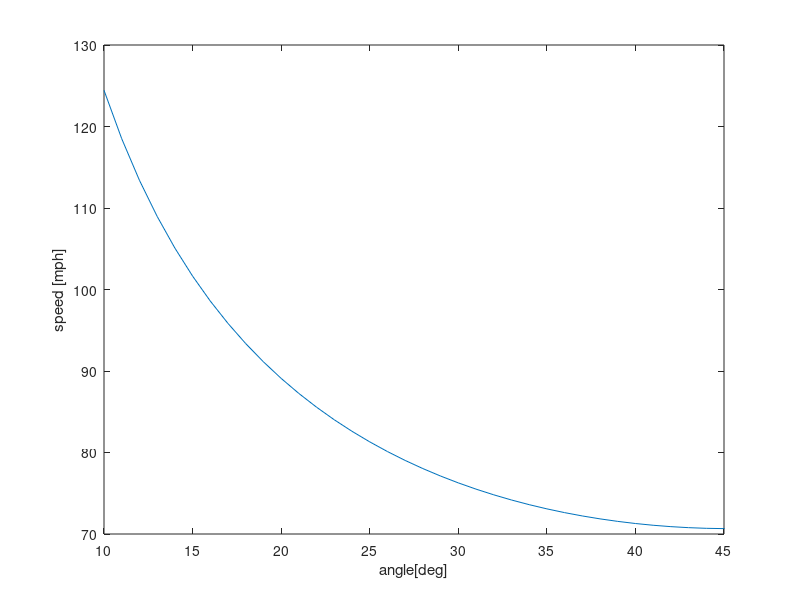

Source code (MATLAB):
% Stephen Stammen
%% File Description
% This file creates a plot of the hitting angles and velocities required to
% hit a home run and get over the 8 foot wall at the back of dodgerPark.
%% Housekeeping
    clc; close all; clear;
%% Coversion Factor
    FT2M = 0.3048; % feet to meters
    MPH2MPS = .44704; % miles per hour to miles per second
    M2FT = 1/FT2M; % meters to feet
    MPS2MPH = 1/MPH2MPS; % miles per second to mile per hour
%% Physical Constant
    G = 9.8; % m/s^2
%% Distance from homeplate to the to the wall
    x_dist_m = 330*FT2M; % changes 330 ft to meters
%% Distance above the 4 foot batter to the 8 foot wall
    y_dist_m = (8-4)*FT2M; % the 8' wall minus the 4' hitting height to meters
%% Angle
    ang = 10:1:70; % batting angles from 10 to 70
%% Time Vector    
    t = linspace(0,10,1000); % create a vector of 1000 evenly spaced points between 0 and 10
%% Speed
    v = MPS2MPH*sqrt((G*((x_dist_m)^2)/2)./(cosd(ang).*(sind(ang)*x_dist_m-cosd(ang)*y_dist_m))); % provided equation for velocity converted to per second because thats what the v equation is in
%% Plots Minimum Angles and Lauch Speeds that get the ball over the fence
    plot(ang, v) % Plots the minimum angle and velocity combinations to hit the ball over the back fence for a home run
    xlabel('angle[deg]') % labels the x axis
    ylabel('speed [mph]') % labels the y axis
    xlim([10 45]) % sets a limit on the x axis = to the total wall distance
    savefig('stammen_dodger.fig') % saves the graph
 